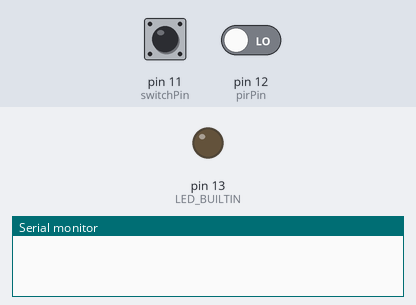
Bench run of a sketch on a simulated Arduino Uno, built with avr-gcc and run on an emulated ATmega328P. Shown: output pins drawn as LEDs (lit = HIGH), the last lines printed to the serial monitor. Inputs (shaded band) come from the test bench; at power-on: pin 12 (pirPin) LOW, pin 11 (switchPin) LOW.

Above: at 1.2 s.
1.3 s: pin 12 (pirPin) driven HIGH
At 2.1 s:
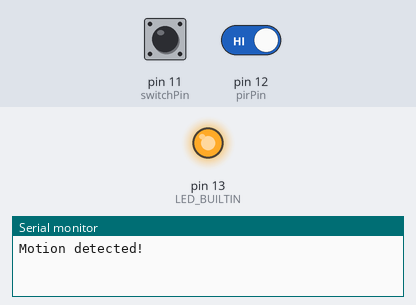
4.4 s: pin 12 (pirPin) driven LOW
At 5.7 s:
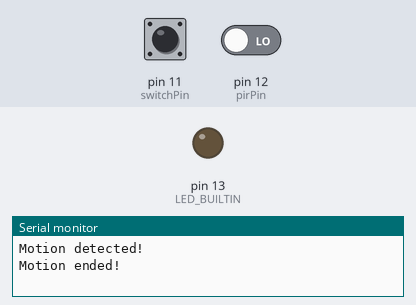
Timing chart, 0 to 7.4 s (numbered marks = the images above; inputs shaded):
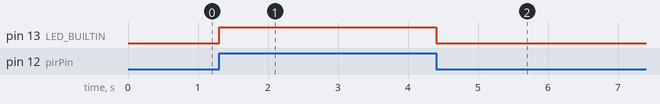

Measured:
- after the input at 1.3 s, pin 13 (LED_BUILTIN): LOW → HIGH at once
- after the input at 4.4 s, pin 13 (LED_BUILTIN): HIGH → LOW at once

The sketch:

pir_test.ino
```cpp
int pirPin = 12;               // choose the input pin (for PIR sensor)
int pirState = LOW;             // we start, assuming no motion detected
int pirVal = 0;                    // variable for reading the pin status

int switchPin = 11;
int switchVal = 0;
int switchState = LOW;

void setup() {
  pinMode(pirPin, INPUT);     // declare sensor as input
  pinMode(switchPin, INPUT);


  pinMode(LED_BUILTIN, OUTPUT);

  Serial.begin(9600);
  while (!Serial) {
    ; // wait for serial port to connect. Needed for native USB port only
  }

}

void loop() {
  onChangeSwitch();
  switchVal = getSwitchState();

  pirVal = getPirState();
  onChangePir();

}

int getSwitchState() {
  return digitalRead(switchPin);
}


int getPirState() {
  return digitalRead(pirPin);  // read input value
}

void onChangeSwitch() {
  int val = digitalRead(switchPin);
  if (val == HIGH) {
    if (switchState == LOW) {
      Serial.println("Switch to high");
      switchState = HIGH;
    }
  } else {
    if (switchState == HIGH) {
      Serial.println("Switch to low");
      switchState = LOW;
    }
  }
}

void onChangePir() {
  int val = digitalRead(pirPin);
  if (val == HIGH) {            // check if the input is HIGH
    digitalWrite(LED_BUILTIN, HIGH);   // turn the LED on (HIGH8 is the voltage level)
    if (pirState == LOW) {
      // we have just turned on
      Serial.println("Motion detected!");
      // We only want to print on the output change, not state
      pirState = HIGH;
    }
  } else {
    digitalWrite(LED_BUILTIN, LOW);   // turn the LED on (HIGH is the voltage level)
    if (pirState == HIGH) {
      // we have just turned of
      Serial.println("Motion ended!");
      // We only want to print on the output change, not state
      pirState = LOW;
    }
  }
}
```
